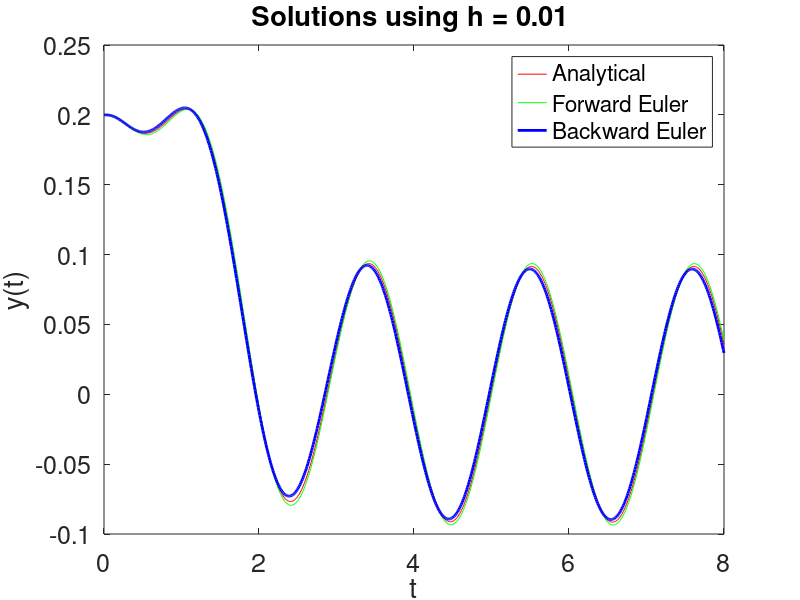

This figure's MATLAB source:
%% AE 370 HW 3
%  Max Feinberg
%% HW3
function hw3
close all; clear all; clear figure;
tic
 t_0 = 0.0;
 t_f = 8.0;
 y_0 = [0.2, 0.0, 0.0].';
 h = 0.01;
 t = [t_0 : h : t_f];
 y_fe = forward_euler(t, y_0, h, @yprime);
 y_be = backward_euler(t, y_0, h, @yprime);
 y_fe = y_fe(1, :);
 y_be = y_be(1, :);
 y_a = 1.02 * exp(-4.0 * t) - 2.76667 * exp(-3.0 * t) ...
 + 2.00769 * exp(-2.0 * t) - 0.0610256 * cos(3.0 * t) ...
 - 0.0682051 * sin(3.0 * t);
 figure(1)
 plot(t, y_a, 'r', t, y_fe, 'g', t, y_be, 'b', 'LineWidth', 2)
 set(gca, 'FontSize', 18)
 title(sprintf('Solutions using h = %4.2f ', h))
 xlabel('t')
 ylabel('y(t)')
 legend('Analytical', 'Forward Euler', 'Backward Euler')
 print(gcf, '-depsc2', 'hw5p1-solns')
 toc
end
%% forward euler
function y = forward_euler(t, y_0, h, yp)
 %% Integrate the ODE given by yp using the forward Euler method.
 %% Fill in required function

L = size(t);
y = zeros(1,L(1,2)-1);
w = zeros(1,L(1,2)-1);
z = zeros(1,L(1,2)-1);

y(1) = y_0(1);
w(1) = y_0(2);
z(1) = y_0(3);

for k = 1 : L(1,2)-1

    temp = yp(t(k), [y(k), w(k), z(k)]);
    z(k+1) = z(k) + h * temp(3);
    w(k+1) = w(k) + h * z(k);
    y(k+1) = y(k) + h * w(k);

end

end
%% backward_euler
function y = backward_euler(t, y_0, h, yp)
 %% Integrate the ODE given by yp using the backward Euler method.
 %% Fill in required function
tol = 10^-6;
L = size(t);
y = zeros(1,L(1,2));
y_c = 0;%zeros(1,L(1,2));
y_p = 0;%zeros(1,L(1,2));
w = zeros(1,L(1,2));
z = zeros(1,L(1,2));

y_c = y_0(1);
y(1) = y_0(1);
y_p = y_0(1);

w(1) = y_0(2);
z(1) = y_0(3);
for k = 1 : L(1,2)-1
    temp = yp(t(k), [y(k), w(k), z(k)]);
    z(k+1) = z(k) + h * temp(3);
    w(k+1) = w(k) + h * z(k);
    y_c = y(:,k) + h * w(k);
    
    y_p = y(:,k);
    countMax = -1;
    count = 0;
    while norm(y_c-y_p) > tol
       y_p = y_c;
       temp2 = yp(t(k+1), [y_p, w(k), z(k)]);
       z(k+1) = z(k) + h * temp2(3);
       w(k+1) = w(k) + h * z(k+1);
       y_c = y(k) + h * w(k+1);
       count = count + 1;
    end
    if count > countMax
       countMax = count; 
    end
    %fprintf('CountMax: %f\n', countMax);
    y(:, k+1) = y_c;
end

end
%% yprime
function yp = yprime(t, y)
 %% Evaluate the derivative y'(t, y).
 yp = zeros(3, 1);
 yp(1) = y(2);
 yp(2) = y(3);
 yp(3) = - 24.0 * y(1) - 26.0 * y(2) - 9.0 * y(3) + 7.0 * sin(3.0 * t);
end 